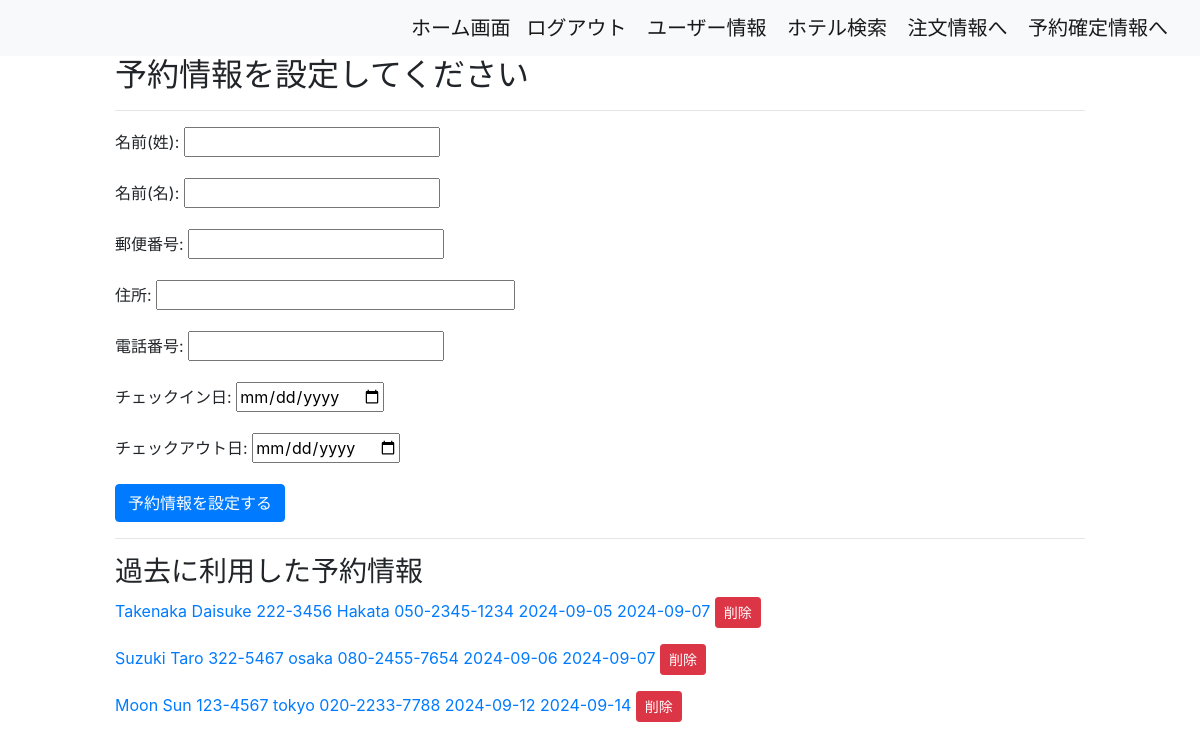
/hotel/input_useraddresses/ (signed in), run on the app's committed database.
### hotel/models.py (models this page shows, shortened)
class UserAddresses(models.Model):
    last_name = models.CharField(max_length=10)
    first_name = models.CharField(max_length=10)
    zip_code = models.CharField(max_length=8)
    address = models.CharField(max_length=30)
    phone_number = models.CharField(max_length=13)
    checkin = models.DateField(null=True, blank=True)
    checkout = models.DateField(null=True, blank=True)
    user = models.ForeignKey(
        Users,
        on_delete = models.CASCADE,
    )
    class Meta:
        db_table = 'useraddresses'
        unique_together = [
            ['last_name', 'first_name', 'zip_code', 'address', 'phone_number', 'user', 'checkin', 'checkout']
        ]
    def __str__(self):
        return f'{self.last_name} {self.first_name} {self.zip_code} {self.address} {self.phone_number} {self.checkin} {self.checkout}'

### hotel/views.py (the view, shortened to what this page needs)
# urls.py: path('input_useraddresses/', InputUserAddressesView.as_view(), name='input_useraddresses'),
class InputUserAddressesView(LoginRequiredMixin, CreateView):
    template_name = os.path.join('hotel', 'input_useraddresses.html')
    form_class = UserAddressesInputForm
    model = UserAddresses
    object= None
    def get_object(self, queryset=None):
        pk = self.kwargs.get('pk')
        if pk:
            return get_object_or_404(UserAddresses, pk=pk, user=self.request.user)
        return None
    def get_form_kwargs(self):
        kwargs = super().get_form_kwargs()
        kwargs['user'] = self.request.user
        return kwargs
    def get(self, request, *args, **kwargs):
        self.object = self.get_object()
        form = self.get_form()
        if self.object:
            form.initial = model_to_dict(self.object)
        else:
            checkin = request.GET.get('checkin')
            checkout = request.GET.get('checkout')
            if checkin and checkout:
                form = self.get_form()
                form.initial['checkin'] = checkin
                form.initial['checkout'] = checkout
        cart, created = Carts.objects.get_or_create(user=self.request.user)
        if not cart.cartitems_set.all():
            messages.error(request, '購物車に商品がありません')
            return redirect('hotel:cyumon_info')
        return self.render_to_response(self.get_context_data(form=form))
    def get_context_data(self, **kwargs):
        context = super().get_context_data(**kwargs)
        context['kupon_amount'] = self.request.GET.get('kupon_amount', 0)
        address = cache.get(f'address_user_{self.request.user.id}')
        pk = self.kwargs.get('pk')
        address = get_object_or_404(UserAddresses, user_id=self.request.user.id, pk=pk) if pk else address
        if address:
            context['form'].fields['last_name'].initial = address.last_name
            context['form'].fields['first_name'].initial = address.first_name
            context['form'].fields['zip_code'].initial = address.zip_code
            context['form'].fields['address'].initial = address.address
            context['form'].fields['phone_number'].initial = address.phone_number
            context['form'].fields['checkin'].initial = address.checkin
            context['form'].fields['checkout'].initial = address.checkout
        else:
            address = cache.get(f'address_user_{self.request.user.id}')
            if address:
                context['form'].initial = model_to_dict(address)
        context['useraddresses'] = UserAddresses.objects.filter(user=self.request.user).all()
        return context

### templates/hotel/input_useraddresses.html (shortened to what this page needs)
{% extends 'base.html' %}
{% block content %}
<div class="col-10 offset-1">
    <h2>{% if object %}編集{% else %}予約情報を設定してください{% endif %}</h2>
    <hr>
    <form method="POST" action="{% if object %}{% url 'hotel:input_useraddresses_update' pk=object.id %}{% else %}{% url 'hotel:input_useraddresses' %}{% endif %}">
        {{ form.as_p }}
        <button type="submit" class="btn btn-primary">
            {% if object %}更新する{% else %}予約情報を設定する{% endif %}
        </button>
    </form>
    <hr>
    <h3>過去に利用した予約情報</h3>
    {% for useraddress in useraddresses %}
        <p>
            <a href="{% url 'hotel:input_useraddresses_update' pk=useraddress.id %}">{{ useraddress }}</a>
            <a href="{% url 'hotel:delete_useraddress' pk=useraddress.id %}" class="btn btn-danger btn-sm">削除</a>
        </p>
    {% endfor %}
</div>
{% endblock%}

### data on the page
UserAddresses: last_name+first_name+zip_code "Takenaka Daisuke 222-3456 Hakata 050-2345-1234 2024-09-05 2024-09-07"
UserAddresses: last_name+first_name+zip_code "Suzuki Taro 322-5467 osaka 080-2455-7654 2024-09-06 2024-09-07"
UserAddresses: last_name+first_name+zip_code "Moon Sun 123-4567 tokyo 020-2233-7788 2024-09-12 2024-09-14"
